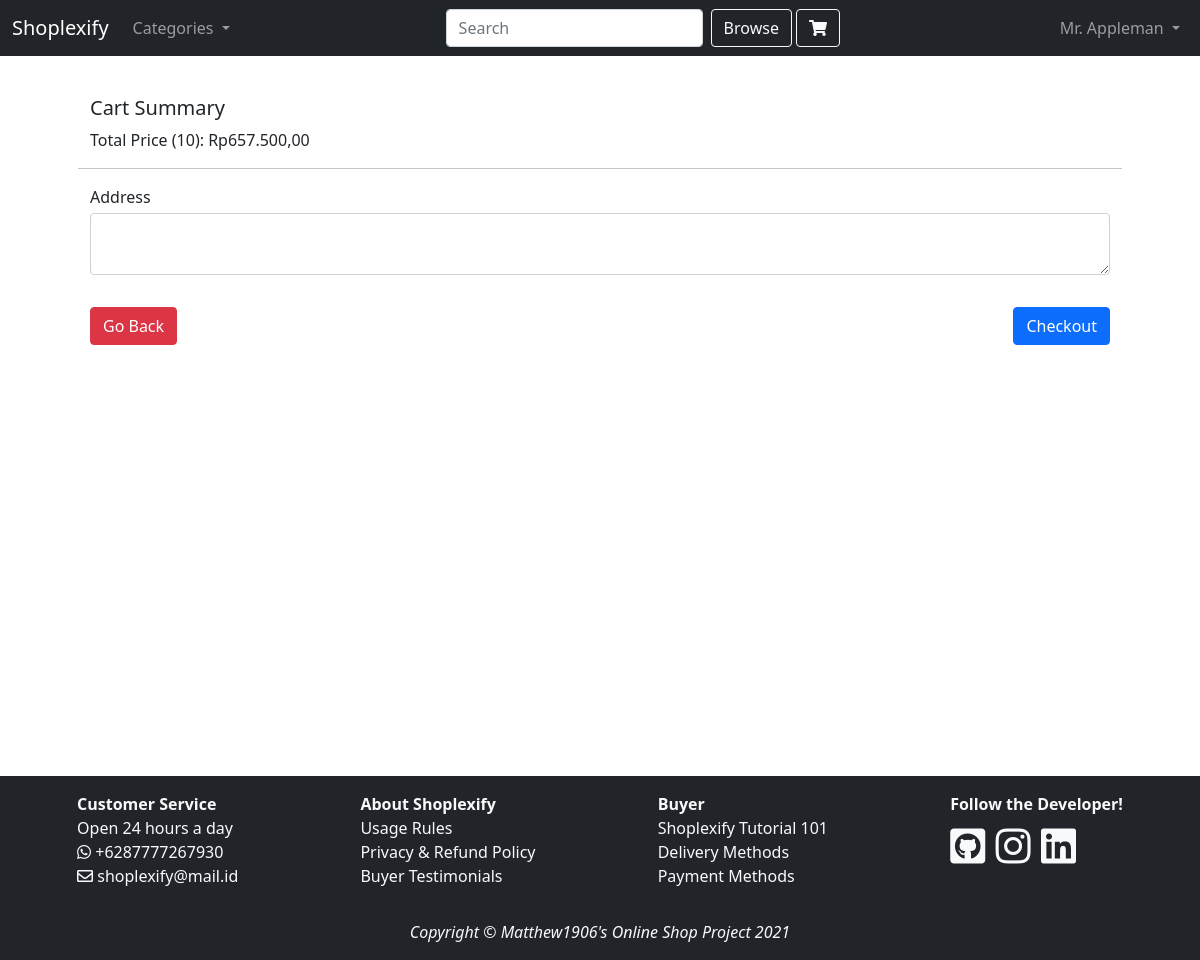
The app's page /cart/2/checkout (signed in) with its own data.
### app/models/userModel.py (models this page shows)
class User(db.Model, UserMixin):
    __tablename__ = 'users'
    id = db.Column(db.Integer, primary_key=True)
    name = db.Column(db.String(255), unique=True, nullable=False)
    email = db.Column(db.String(255), unique=True, nullable=False)
    password = db.Column(db.String(255), nullable=False)
    dob = db.Column(db.Date, nullable=False)
    cart = relationship('Order', back_populates='user')
    reviews = relationship('ProductReview', back_populates='user')
    transactions = relationship('Transaction', back_populates='user')

### app/models/orderModel.py (models this page shows)
class Order(db.Model):
    __tablename__ = 'orders'
    user = relationship('User', back_populates='cart')
    user_id = db.Column(db.Integer, db.ForeignKey('users.id'), primary_key=True)
    product = relationship('Product', back_populates='orders')
    product_id = db.Column(db.Integer, db.ForeignKey('products.id'), primary_key=True)
    quantity = db.Column(db.Integer, nullable=False)

### app/models/productModel.py (models this page shows)
class Product(db.Model):
    __tablename__ = 'products'
    id = db.Column(db.Integer, primary_key=True)
    name = db.Column(db.String(255), unique=True, nullable=False)
    description = db.Column(db.String(5000), nullable=False)
    image_url = db.Column(db.String(5000), nullable=False)
    price = db.Column(db.Integer, nullable=False)
    stock = db.Column(db.Integer, nullable=False)
    orders = relationship('Order', back_populates='product')
    reviews = relationship('ProductReview', back_populates='product')
    transaction_details = relationship('TransactionDetail', back_populates='product')
    categories = relationship('ProductCategory', back_populates='product')

### app/routes/transaction.py (the view, shortened to what this page needs)
@transaction.route('/cart/<int:user_id>/checkout', methods=['GET', 'POST'])
@login_required
@member_only
def checkout(user_id):
    if user_id != current_user.id:
        return abort(403)
    details = Order.query.filter_by(user=current_user)
    transaction_id = 0
    form = TransactionForm()
    return render_template('checkout.html', form=form, details=details, purpose = 'checkout-info')

### app/utils/forms.py
class TransactionForm(FlaskForm):
    address = TextAreaField('Address', validators=[InputRequired()])
    submit = SubmitField("Checkout")

### app/utils/filters.py (called while the page is built)
def currency(price:int):
    price_str = str(price)
    prefix_index = len(price_str)%3 if len(price_str)%3!=0 else 3
    prefix = price_str[:prefix_index]
    suffix = price_str[prefix_index:]
    return 'Rp' + prefix +''.join(["." + suffix[i*3:3*i+3] for i in range(len(price_str)//3) if suffix[i*3:i*3+3]!='']) + ',00'

@utils.app_template_filter('get_order_count')
def get_order_count(orders):
    return sum([order.quantity for order in orders])

@utils.app_template_filter('get_current_sum')
def get_current_sum(orders):
    return currency(sum([order.product.price * order.quantity for order in orders]))

### app/templates/checkout.html (shortened to what this page needs)
{% extends "layout.html" %}
{% block content %}
<main class="container mt-5 mb-2">
    <div class='row p-5'>
        <h5>Cart Summary</h5>
        <p>Total Price ({{details | get_order_count}}): {{details | get_current_sum}}</p>
        <hr>
        <form action="{{url_for('transaction.checkout', user_id=current_user.id)}}" method="post">
            <div class="form-group mb-2">
                <label class="control-label mb-1">{{form.address.label}}</label>
                {{form.address(class="form-control")}}
            </div>
            <br>
            <div>
                <a href="{{url_for('cart.get_cart', user_id=current_user.id)}}" class="btn btn-danger">Go Back</a>
                {{form.submit(class='btn btn-primary float-md-end')}}
            </div>
        </form>
    </div>
</main>
{% endblock %}

### app/templates/layout.html (shortened to what this page needs)
<!DOCTYPE html>
<html lang="en">
<head>
    <link href="https://cdn.jsdelivr.net/npm/bootstrap@5.1.0/dist/css/bootstrap.min.css" rel="stylesheet">
    <link rel="stylesheet" href="https://pro.fontawesome.com/releases/v5.10.0/css/all.css"/>
    <link href="{{ url_for('static', filename='css/styles.css')}}" rel="stylesheet">
</head>
<body class="vh-100 w-100">
    <nav class="navbar navbar-expand-lg navbar-dark bg-dark fixed-top">
        <div class="container-fluid">
          <a class="navbar-brand" href="{{url_for('views.home')}}">Shoplexify</a>
          <div class="collapse navbar-collapse" id="navbarSupportedContent">
            <ul class="navbar-nav mr-auto">
                <li class="nav-item dropdown">
                    <a class="nav-link dropdown-toggle" href="#" id="navbarDropdown" role="button" data-bs-toggle="dropdown" aria-expanded="false">
                        Categories
                    </a>
                </li>
            </ul>
            <form class="d-flex mx-auto" action='{{url_for("views.search_product")}}' method='GET'>
                <input class="form-control me-2" name='search' type="search" placeholder="Search" aria-label="Search">
                <button class="btn btn-outline-light" type="submit">Browse</button>
                {% if current_user.is_authenticated %}
                    <a href='{{url_for("cart.get_cart", user_id = current_user.id)}}' class='mx-1 btn btn-outline-light'><i class="fas fa-shopping-cart"></i></a>
                {% else %}
                    <a href='{{url_for("auth.login", prompt=True)}}' class='mx-1 btn btn-outline-light' onclick='loginFirst()'><i class="fas fa-shopping-cart"></i></a>
                {% endif %}
            </form>
            <ul class="navbar-nav ml-auto">
                {% if not current_user.is_authenticated %}
                <li class="nav-item">
                    <a class="nav-link" href="{{url_for('auth.register')}}">Register</a>
                </li>
                <li class="nav-item">
                    <a class="nav-link" href="{{url_for('auth.login')}}">Login</a>
                </li>
                {% else %}
                <li class="nav-item dropdown">
                    <a class="nav-link dropdown-toggle" href="#" id="navbarDropdown" role="button" data-bs-toggle="dropdown" aria-expanded="false">
                        {{current_user.name}}
                    </a>
                </li>
                {% endif %}
            </ul>
          </div>
        </div>
    </nav>
    {% block content %}{% endblock %}
    <footer class="bg-dark text-light p-3">
        <div class="mx-auto mb-3 d-flex flex-column flex-md-row align-items-center align-items-md-start justify-content-md-around">
            <ul class="list-unstyled text-start">
                <strong>Customer Service</strong>
                <li>Open 24 hours a day</li>
                <li><a href="tel:+6287777267930" class='text-decoration-none link-light'><i class="fab fa-whatsapp"></i> +6287777267930</a></li>
                <li><a href="mailto:matthewadrianus@gmail.com" class='text-decoration-none link-light'><i class="far fa-envelope"></i> shoplexify@mail.id</a></li>
            </ul>
            <ul class="list-unstyled text-start">
                <strong>About Shoplexify</strong>
                <li><a href="#" class='text-decoration-none link-light'>Usage Rules</a></li>
                <li><a href="#" class='text-decoration-none link-light'>Privacy & Refund Policy</a></li>
                <li><a href="#" class='text-decoration-none link-light'>Buyer Testimonials</a></li>
            </ul>
            <ul class="list-unstyled text-start">
                <strong>Buyer</strong>
                <li><a href="#" class='text-decoration-none link-light'>Shoplexify Tutorial 101</a></li>
                <li><a href="#" class='text-decoration-none link-light'>Delivery Methods</a></li>
                <li><a href="#" class='text-decoration-none link-light'>Payment Methods</a></li>
            </ul>
            <ul class="list-unstyled text-start">
                <strong>Follow the Developer!</strong>
                <li class="fs-1">
                    <a href="https://github.com/Matthew1906" class='link-light'><i class="fab fa-github-square"></i></a>
                    <a href="https://www.instagram.com/matthew_adrianus/" class='link-light'><i class="fab fa-instagram"></i></a>
                    <a href="https://www.linkedin.com/in/matthewadrianusm/" class='link-light'><i class="fab fa-linkedin"></i></a>
                </li>
            </ul>
        </div>
        <p class="mb-0 text-center fst-italic">Copyright &copy; Matthew1906's Online Shop Project 2021 </p>
    </footer>
</body>
</html>

### app/static/css/styles.css (style rules this page uses)
main { min-height:90vh; }
nav > div, footer > div { max-width: 1440px; }

### records on screen
User: name "Mr. Appleman"
Order: quantity "10"
Product: price.quantity "Rp657.500,00"
